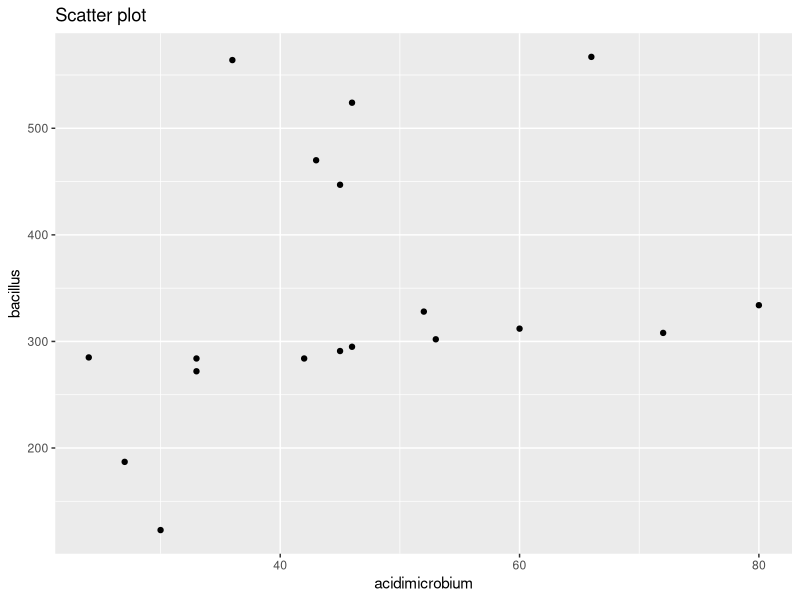
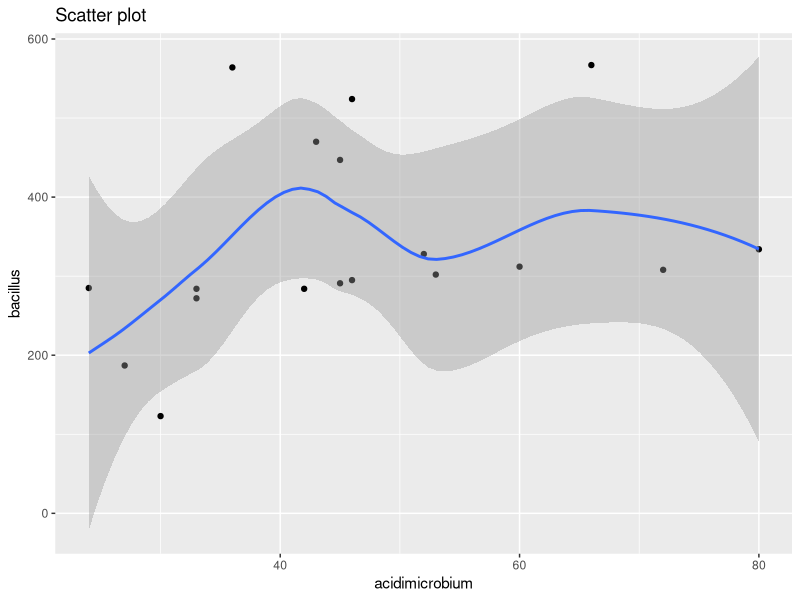
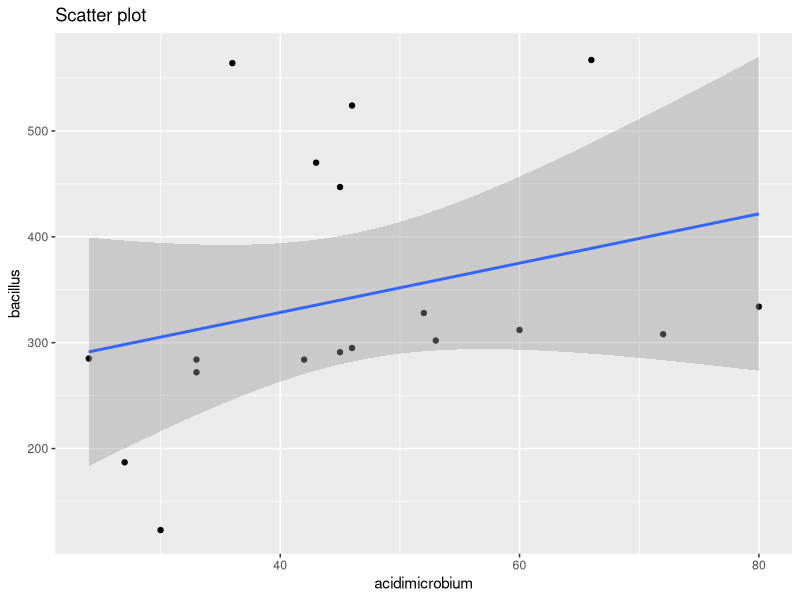

These figures' R source, in order:
#Data Visualization using ggplot2
#ggplot2 is part of the collection of packages within tidyverse.

#Import Farm_system.xlsx and Child_data.xlsx into R.

library(readxl)
library(tidyverse)
Farm <- read_excel("Farm_system.xlsx")
child_data <- read_excel("Child_data.xlsx")

#Plot bacillulus vs acidimicrobium
ggplot(Farm, aes(x=acidimicrobium, y=bacillus)) + 
  geom_point() + 
  labs(title= "Scatter plot", x= "acidimicrobium",y= "bacillus")

#Add a smooth line
ggplot(Farm, aes(x=acidimicrobium, y=bacillus)) + 
  geom_point() + 
  geom_smooth()+
  labs(title= "Scatter plot", x= "acidimicrobium",y= "bacillus")

#Add a smooth straight line
ggplot(Farm, aes(x=acidimicrobium, y=bacillus)) + 
  geom_point() + 
  geom_smooth(method="lm")+
  labs(title= "Scatter plot", x= "acidimicrobium",y= "bacillus")


